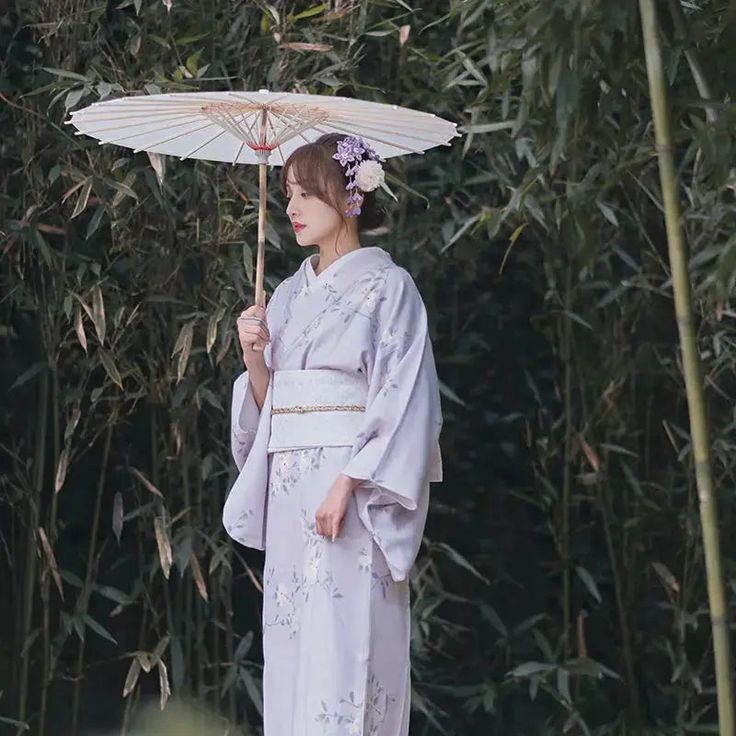
#> input picture image/teste.jpg, 736 x 736 px; its folder holds 2 pictures in this run
$ python main.py
#> lines starting #> are read from the running program, lines starting #| are printed output that depends on the picture; after the words box and inside, x2 and y2 are one past the last pixel; in counts of white or black regions, pixels touching at a corner belong together
### segmentacao.py
import numpy as np


class SegmentacaoLimiar:
    def __init__(self, imagem):
        self.imagem = np.array(imagem)
        self.width, self.height = self.imagem.shape

    def _get_frequencias(self):
        quantidades = {k: 0 for k in range(256)}
        for i in range(self.width):
            for j in range(self.height):
                nivel = int(self.imagem[i][j])
                quantidades[nivel] += 1

        return quantidades

    def encontrar_vales(self):
        quantidades = self._get_frequencias()
        lista_valores = [int(v) for v in quantidades.values()]

        vales = []
        for i in range(1, len(lista_valores) - 1):
            if lista_valores[i - 1] > lista_valores[i] < lista_valores[i + 1]:
                vales.append(i)

        return vales

    def encontrar_limiar(self, vales: list[int]):
        melhor_limiar = vales[0]
        meio_escala = 255 // 2

        menor_distancia = 255
        for valor in vales:
            if valor > meio_escala:
                distancia_meio = valor - meio_escala
            else:
                distancia_meio = meio_escala - valor

            if distancia_meio < menor_distancia:
                menor_distancia = distancia_meio
                melhor_limiar = valor

        return melhor_limiar

    def run(self):
        vales = self.encontrar_vales()
        limiar = self.encontrar_limiar(vales)

        nova_imagem = [
            [255 if int(self.imagem[i][j]) >= limiar else 0 for j in range(self.width)]
            for i in range(self.height)
        ]

        return np.matrix(nova_imagem).astype(np.uint8)

### morfologia.py
import numpy as np


class Morfologia:
    def __init__(self, imagem):
        self.imagem = np.array(imagem)
        self.height, self.width = self.imagem.shape
        print(self.width, self.height)
        self.estruturante = [[0, 0, 0], [0, 0, 0], [0, 0, 0]]

    def _aplicar_estruturante(self, imagem, x, y):
        for i in range(x - 1, x + 2):
            for j in range(y - 1, y + 2):
                if imagem[i][j] == 255:
                    return False
        return True

    def _erosao(self, imagem):
        PRETO = 0
        BRANCO = 255
        # print(self._get_frequencias())
        matriz_erodida = [[j for j in imagem[i]] for i in range(len(imagem))]
        for i in range(1, self.height - 1):
            for j in range(1, self.width - 1):
                if imagem[i][j] == PRETO:
                    if self._aplicar_estruturante(imagem, i, j):
                        matriz_erodida[i][j] = PRETO
                        continue
                matriz_erodida[i][j] = BRANCO

        return matriz_erodida

    def _dilatacao(self, imagem):
        matriz_erodida = [[j for j in imagem[i]] for i in range(len(imagem))]
        for i in range(1, self.height - 1):
            for j in range(1, self.width - 1):
                if imagem[i][j] == 0:
                    matriz_erodida[i][j - 1] = self.estruturante[1][0]
                    matriz_erodida[i][j] = self.estruturante[1][1]
                    matriz_erodida[i][j + 1] = self.estruturante[1][2]
                    matriz_erodida[i - 1][j - 1] = self.estruturante[0][0]
                    matriz_erodida[i - 1][j] = self.estruturante[0][1]
                    matriz_erodida[i - 1][j + 1] = self.estruturante[0][2]
                    matriz_erodida[i + 1][j - 1] = self.estruturante[2][0]
                    matriz_erodida[i + 1][j] = self.estruturante[2][1]
                    matriz_erodida[i + 1][j + 1] = self.estruturante[2][2]

        return matriz_erodida


class Fechamento(Morfologia):
    def run(self):
        imagem = self._erosao(self.imagem)
        imagem = self._dilatacao(imagem)
        return np.matrix(imagem).astype(np.uint8)


class Abertura(Morfologia):
    def run(self):
        imagem = self._dilatacao(self.imagem)
        imagem = self._erosao(imagem)
        return np.matrix(imagem).astype(np.uint8)

### main.py
from PIL import Image

from morfologia import Abertura, Fechamento
from segmentacao import SegmentacaoLimiar


def _executar_algoritmo(classe_algoritmo, imagem, nome_resultado):
    instancia_algoritmo = classe_algoritmo(imagem)
    nova_imagem = instancia_algoritmo.run()

    nova_imagem = Image.fromarray(nova_imagem, mode="L")
    nova_imagem.save(f"image/{nome_resultado}.png")


def main():
    image = Image.open("image/teste.jpg")
#> image is the input picture: PIL image 736x736 RGB; mean R, G, B 74.9, 76.2, 75.4
    image = image.convert("L")
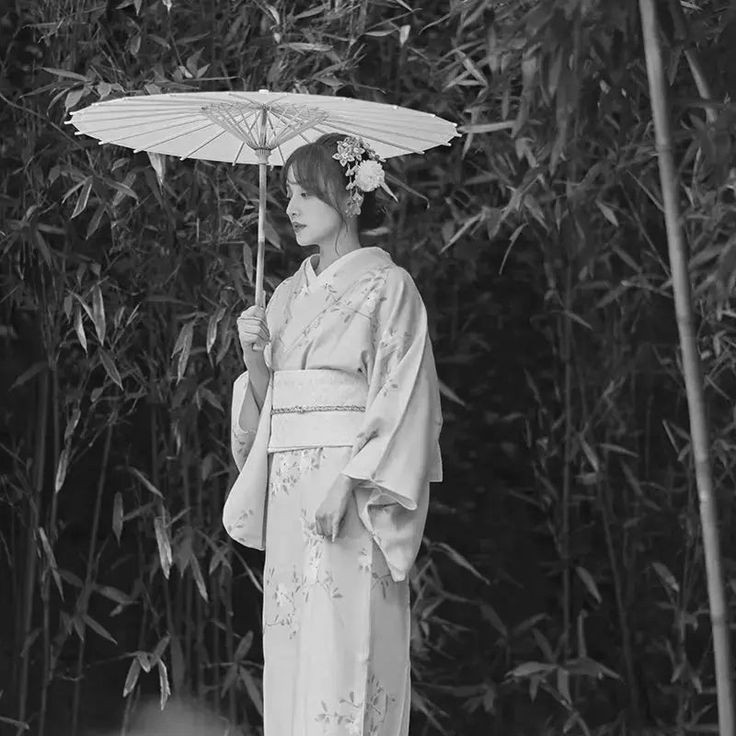
#> image: PIL image 736x736 L; min 0, max 255, mean 75.7

    _executar_algoritmo(SegmentacaoLimiar, image, "resultado-segmentacao")
#> after the loop in _get_frequencias, `for i in range(self.width):`: quantidades = 256 items
#> in encontrar_vales, `lista_valores = [int(v) for v in quantidades.values()]`: lista_valores = 256 values, max 18471 at index 28, min 1 at index 248, mean 2116
#> after the loop in encontrar_vales, `for i in range(1, len(lista_valores) - 1):`: vales = 54 values from 3 to 252
#> in encontrar_limiar, `melhor_limiar = vales[0]`: melhor_limiar = 3
#> the loop in encontrar_limiar, `for valor in vales:` made 54 passes
#> (valor, distancia_meio, menor_distancia, melhor_limiar) on passes 1 to 12: (3, 124, 124, 3), (5, 122, 122, 5), (9, 118, 118, 9), (13, 114, 114, 13), (39, 88, 88, 39), (41, 86, 86, 41), (44, 83, 83, 44), (69, 58, 58, 69), (73, 54, 54, 73), (80, 47, 47, 80), (83, 44, 44, 83), (104, 23, 23, 104)
#> (valor, distancia_meio) on passes 22 to 27: (129, 2), (131, 4), (135, 8), (138, 11), (141, 14), (143, 16)
#> after the loop in encontrar_limiar, `for valor in vales:`: melhor_limiar = 127; menor_distancia = 0
#> in run, `limiar = self.encontrar_limiar(vales)`: limiar = 127
#> in run, `nova_imagem = [ [255 if int(self.imagem[i][j]) >= limiar else 0 for j ..`: nova_imagem = 736 items
#> in run, `return np.matrix(nova_imagem).astype(np.uint8)`:
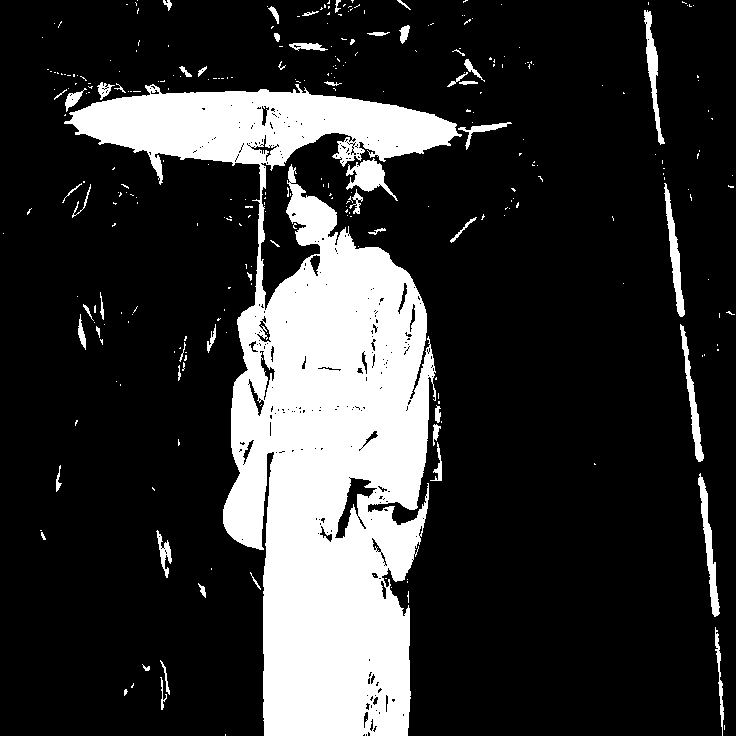
#> returned value: shape (736, 736); 20.2% white; 298 white regions (244 under 20 px), largest, box (x1, y1, x2, y2) and area: (64, 84, 462, 736) 100393, (698, 473, 720, 617) 957, (346, 158, 398, 201) 910

    image = Image.open("image/teste.png")
    image = image.convert("L")
    _executar_algoritmo(Fechamento, image, "resultado-fechamento")
#| 736 736
#> in run, `return np.matrix(imagem).astype(np.uint8)`:
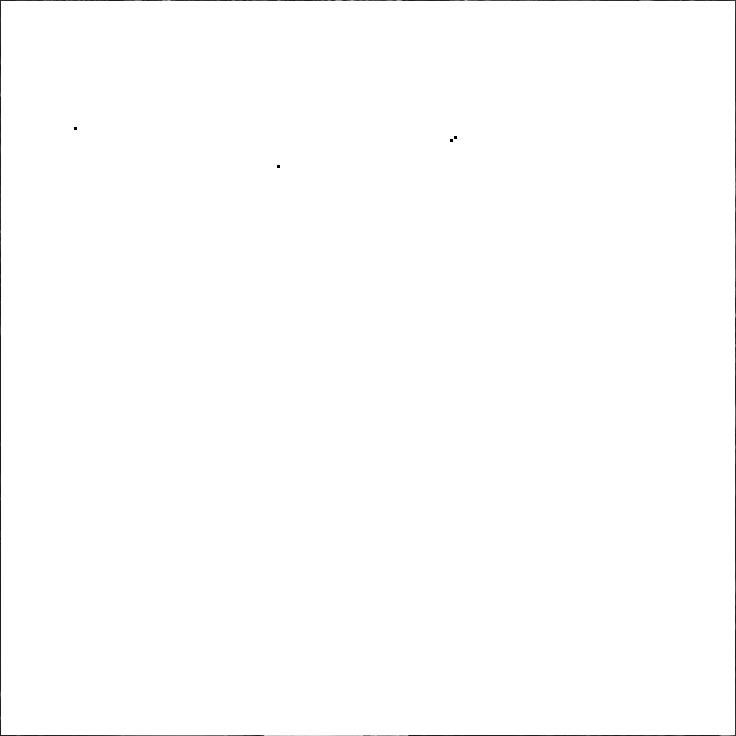
#> returned value: shape (736, 736); min 0, max 255, mean 253.9
    _executar_algoritmo(Abertura, image, "resultado-abertura")
#| 736 736


if __name__ == "__main__":
    main()
